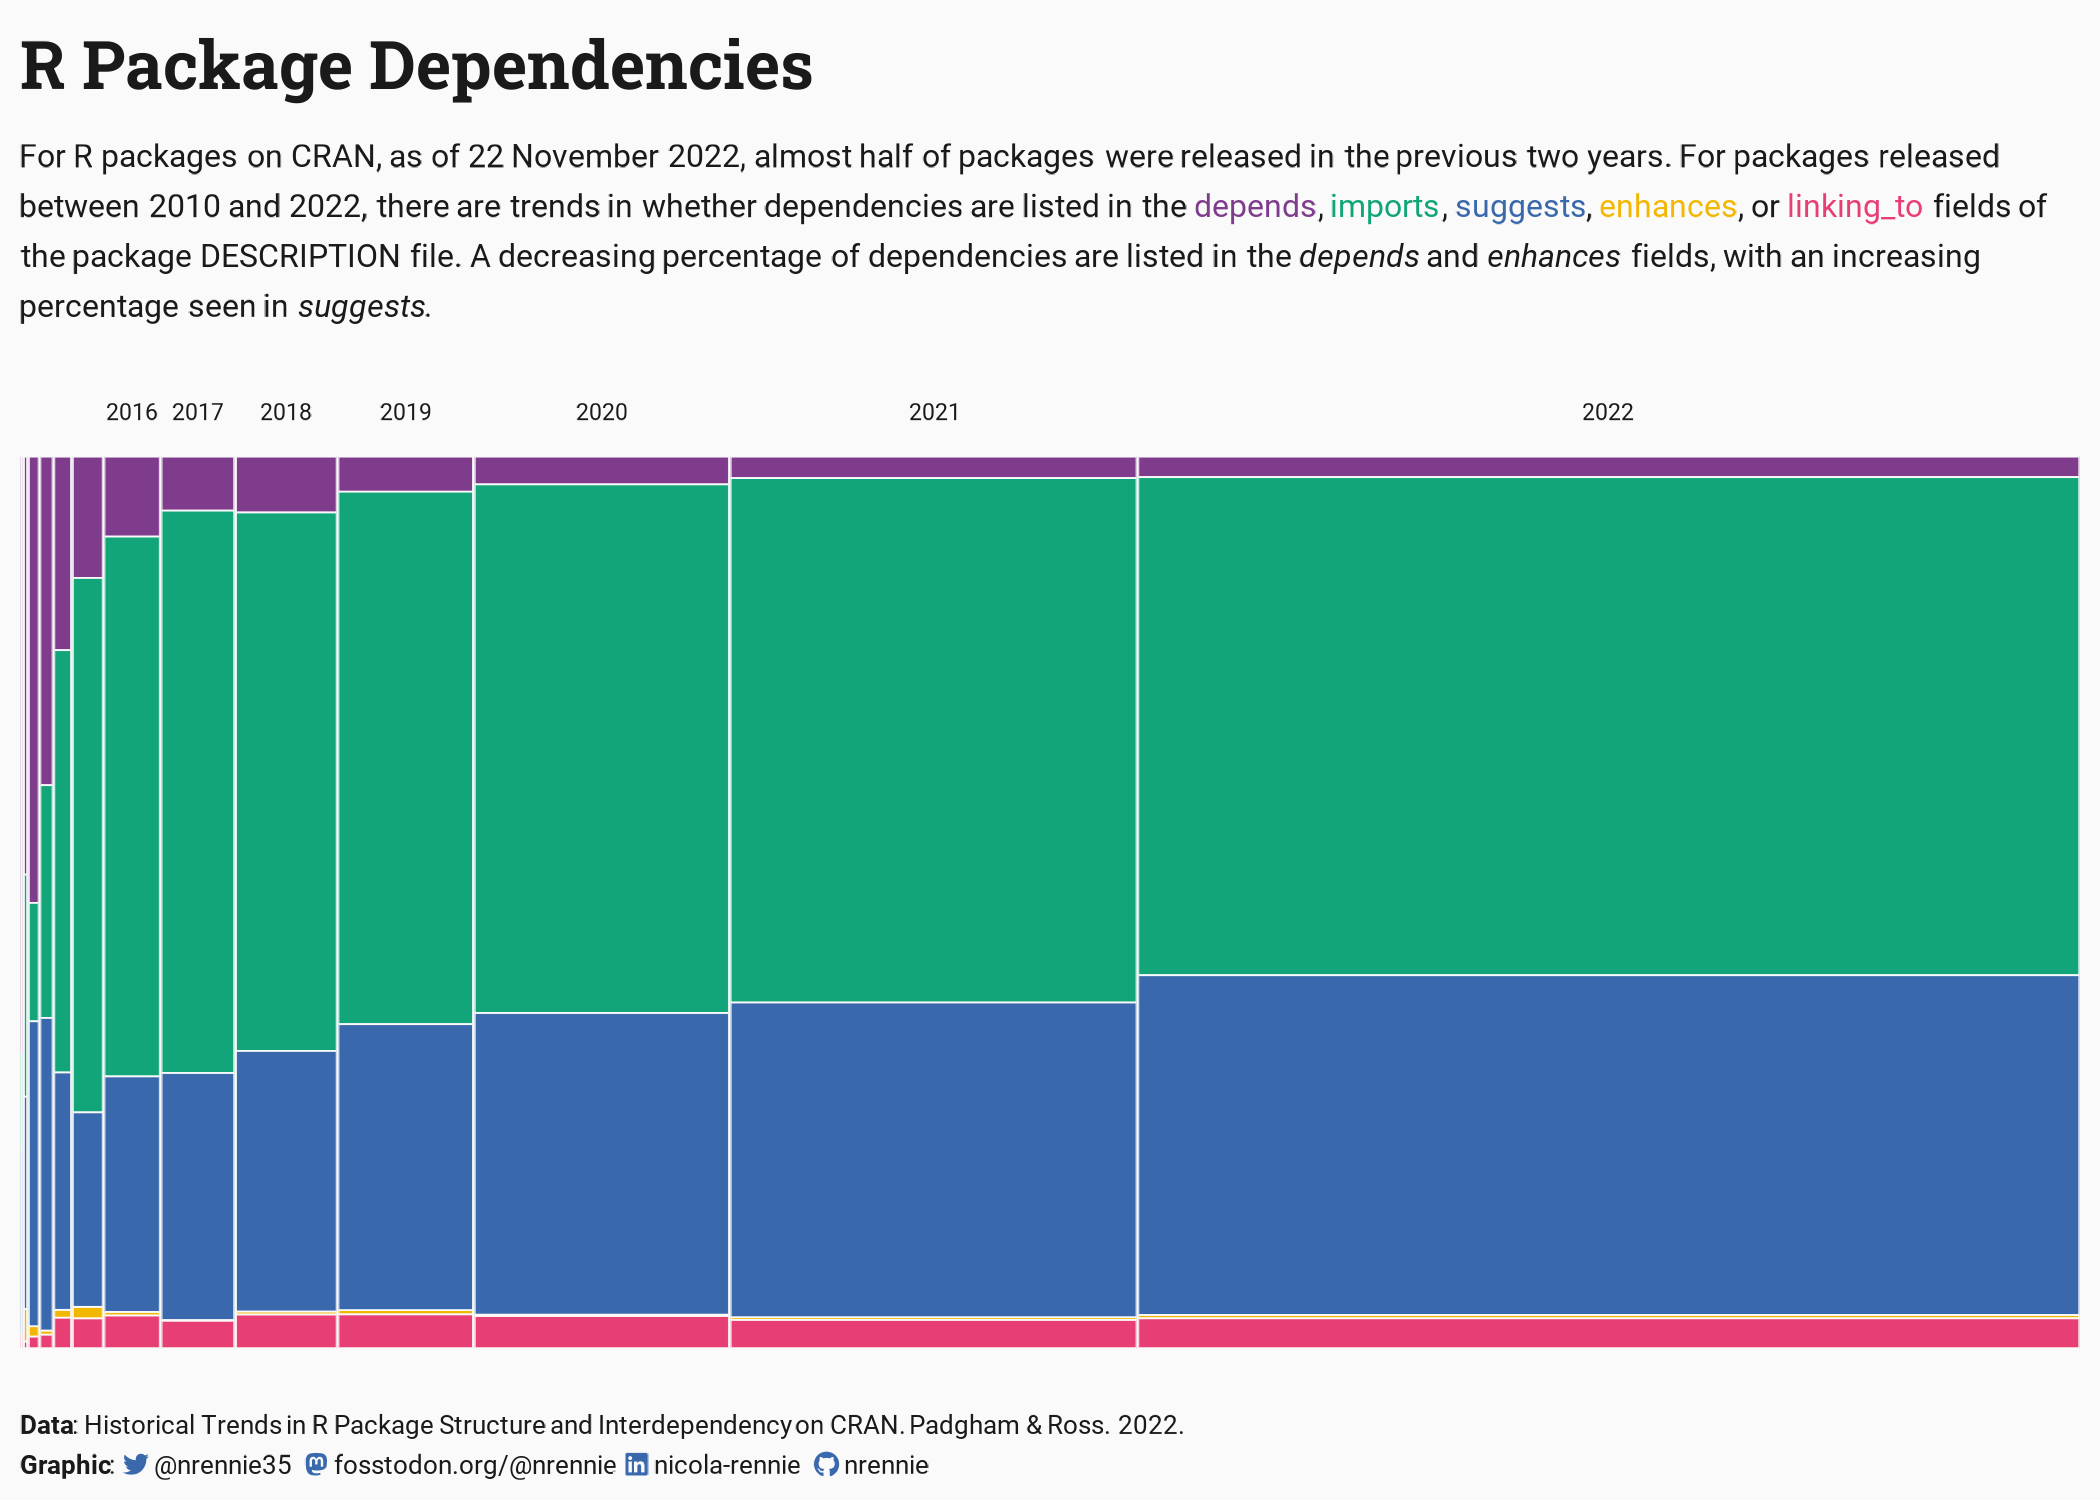

Generate this figure with R:
# Load packages -----------------------------------------------------------

library(tidyverse)
library(showtext)
library(patchwork)
library(rcartocolor)
library(camcorder)
library(ggtext)
library(nrBrand)
library(glue)


# Load data ---------------------------------------------------------------

tuesdata <- tidytuesdayR::tt_load("2023-12-26")
cran_20221122 <- tuesdata$cran_20221122
external_calls <- tuesdata$external_calls
internal_calls <- tuesdata$internal_calls


# Load fonts --------------------------------------------------------------

font_add_google("Roboto", "roboto")
font_add_google("Roboto Slab", "robotoslab")
showtext_auto()


# Define colours and fonts-------------------------------------------------

bg_col <- "#FAFAFA"
text_col <- "grey10"
col_palette <- carto_pal(6, "Bold")[1:5]
highlight_col <- col_palette[3]

body_font <- "roboto"
title_font <- "robotoslab"

# Data wrangling ----------------------------------------------------------

# Function to get number of dependencies
number_deps <- function(x) {
  if (is.na(x)) {
    return(0)
  } else {
    return(nrow(stringr::str_locate_all(x, ",")[[1]]) + 1)
  }
}

# count dependencies
cran_pkgs <- cran_20221122 |>
  select(package, date, depends, imports, suggests, enhances, linking_to) |>
  mutate(date = year(date)) |>
  filter(date >= 2010) |>
  pivot_longer(-c(package, date), values_to = "pkgs", names_to = "type") |>
  mutate(pkgs = purrr::map_vec(.x = pkgs, .f = ~ number_deps(.x)))

# format
plot_data <- cran_pkgs |>
  group_by(date, type) |>
  summarise(count = sum(pkgs)) |>
  mutate(
    date.count = sum(count),
    prop = count / sum(count)
  ) |>
  ungroup() |>
  mutate(date = factor(date)) |> 
  mutate(type = factor(type,
                       levels = c(
                         "depends", "imports", "suggests", "enhances", "linking_to"
                       )))


# Start recording ---------------------------------------------------------

gg_record(
  dir = file.path("2023", "2023-12-26", "recording"),
  device = "png",
  width = 7,
  height = 5,
  units = "in",
  dpi = 300
)


# Define text -------------------------------------------------------------

social <- nrBrand::social_caption(
  bg_colour = bg_col,
  icon_colour = highlight_col,
  font_colour = text_col,
  font_family = body_font
)
title <- "R Package Dependencies"
st <- glue::glue("For R packages on CRAN, as of 22 November 2022, almost half 
                 of packages were released in the previous two years. For 
                 packages released between 2010 and 2022, there are trends in whether 
                 dependencies are listed in the <span style='color:{col_palette[1]}'>depends</span>, 
                 <span style='color:{col_palette[2]}'>imports</span>, 
                 <span style='color:{col_palette[3]}'>suggests</span>, 
                 <span style='color:{col_palette[4]}'>enhances</span>, or 
                 <span style='color:{col_palette[5]}'>linking_to</span> fields 
                 of the package DESCRIPTION file. A decreasing percentage of 
                 dependencies are listed in the *depends* and *enhances* fields, with 
                 an increasing percentage seen in *suggests*.")
cap <- paste0(
  "**Data**: Historical Trends in R Package Structure and Interdependency on CRAN. Padgham & Ross. 2022.<br>**Graphic**: ", social
)


# Plot --------------------------------------------------------------------

ggplot() +
  geom_col(data = plot_data,
           mapping = aes(
             x = date,
             y = prop,
             width = date.count, fill = type
           ),
           position = "fill", colour = bg_col,
           linewidth = 0.2) +
  geom_text(data = data.frame(date = factor(2016:2022),
                              y = 1.05),
            mapping = aes(x = date, y = y, label = date),
            family = body_font,
            colour = text_col,
            size = 6) +
  facet_grid(~date, scales = "free_x", space = "free_x") +
  scale_fill_manual(values = col_palette) +
  labs(title = title,
       subtitle = st,
       caption = cap) +
  theme_void(base_size = 24, base_family = body_font) +
  theme(
    legend.position = "none",
    plot.margin = margin(5, 5, 5, 5),
    plot.background = element_rect(fill = bg_col, colour = bg_col),
    panel.background = element_rect(fill = bg_col, colour = bg_col),
    panel.spacing = unit(0.03, "lines"),
    plot.title = element_textbox_simple(
      colour = text_col,
      hjust = 0,
      halign = 0,
      margin = margin(b = 0, t = 5),
      lineheight = 0.5,
      face = "bold",
      size = 50,
      family = title_font
    ),
    plot.subtitle = element_textbox_simple(
      colour = text_col,
      hjust = 0,
      halign = 0,
      margin = margin(b = 10, t = 10),
      lineheight = 0.5,
      family = body_font
    ),
    plot.caption = element_textbox_simple(
      colour = text_col,
      hjust = 0,
      halign = 0,
      margin = margin(b = 0, t = 5),
      lineheight = 0.5,
      family = body_font
    ),
    strip.text = element_blank()
  )


# Save gif ----------------------------------------------------------------

gg_playback(
  name = file.path("2023", "2023-12-26", paste0("20231226", ".gif")),
  first_image_duration = 4,
  last_image_duration = 20,
  frame_duration = .25,
  background = bg_col
)
